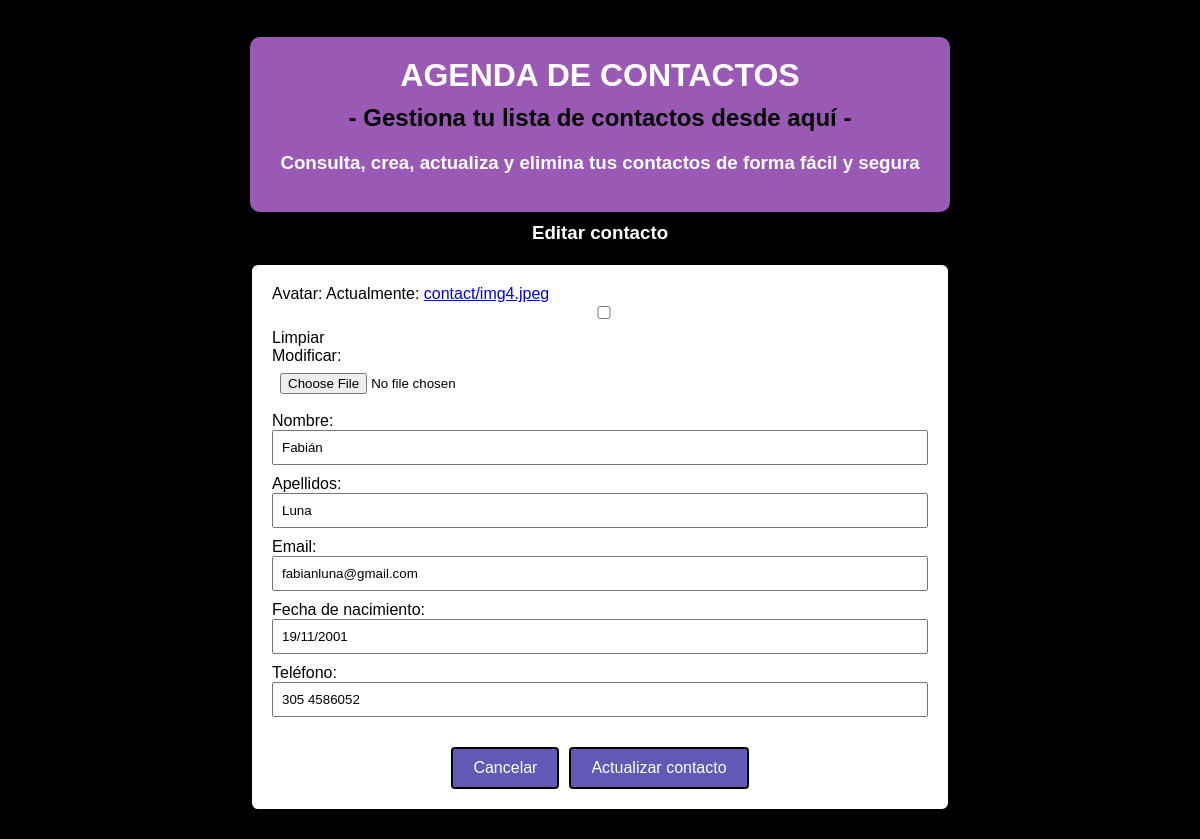
The page /30/edit/ on the database its author committed.
### contacts/models.py (models this page shows, shortened)
class Contact(models.Model):
    avatar = models.ImageField(upload_to='contact', null=True, blank=True)
    nombre = models.CharField(max_length=100, null=True, blank=True)
    apellidos = models.CharField(max_length=100, null=True, blank=True)
    email = models.EmailField(max_length=50)
    fechanacimiento = models.DateField(null=True, blank=True, verbose_name='Fecha de nacimiento')
    telefono = models.CharField(max_length=15, null=True, blank=True, verbose_name='Teléfono')
    created = models.DateTimeField(auto_now_add=True)

### contacts/views.py (the view)
# urls.py: path('<int:pk>/edit/', views.ContactUpdateView.as_view(), name='contact_edit'),
class ContactUpdateView(generic.UpdateView):
    model = Contact
    fields = ('avatar', 'nombre', 'apellidos', 'email', 'fechanacimiento', 'telefono',)
    success_url = reverse_lazy('contact_list')

### contacts/templates/contacts/contact_form.html (shortened to what this page needs)
{% extends 'contacts/index.html' %}
{% load static %}
{% block content %}
<!DOCTYPE html>
<html lang="en">
<head>
</head>
<body>
    <div class="mt-5">
        <h3>
            {% if contact %}
            Editar
            {% else %}
            Nuevo
            {% endif %}
            contacto
        </h3>
    </div>
    <form action="" method="post" enctype="multipart/form-data" novalidate>
        {{ form }}
        <div class="btn-container">
            <a href="{% url 'contact_list' %}" class="btn btn-primary">
                Cancelar
            </a>
            <button class="btn btn-primary">
                {% if contact %}
                Actualizar
                {% else %}
                Crear
                {% endif %}
                contacto
            </button>
        </div>
    </form>
</body>
</html>
{% endblock content %}

### contacts/templates/contacts/index.html (style rules this page uses)
body { font-family: 'Arial', sans-serif; margin: 2%; padding: 0; display: flex; justify-content: center; align-items: center; min-height: 100vh; }
h2, h3 { color: black; margin-top: 10px; }

### contacts/templates/contacts/contact_form.html (style rules this page uses)
body { font-family: 'Arial', sans-serif; background-color: #000000; margin: 5; padding: 5; display: flex; justify-content: center; align-items: center; min-height: 100vh; }
form { background-color: #ffffff; padding: 20px; border-radius: 8px; box-shadow: 0 0 10px rgba(0, 0, 0, 0.1); max-width: 700px; width: 100%; box-sizing: border-box; border: 2px solid #000000; }
h3 { text-align: center; color: #ffffff; }
input, select, textarea { width: 100%; padding: 8px; margin-bottom: 10px; box-sizing: border-box; }
.btn-container { display: flex; justify-content: center; align-items: center; margin-top: 20px; }
.btn-primary { background-color: #6259b6; color: #ffffff; border: 2px solid #000000; text-decoration: none; font-size: 16px; padding: 10px 20px; display: inline-block; border-radius: 4px; }
.btn-container .btn-primary + .btn-primary { margin-left: 10px; }

### rows shown on the page
Contact: nombre "Fabián", apellidos "Luna", email "fabianluna@gmail.com", fechanacimiento "19/11/2001", telefono "305 4586052"
